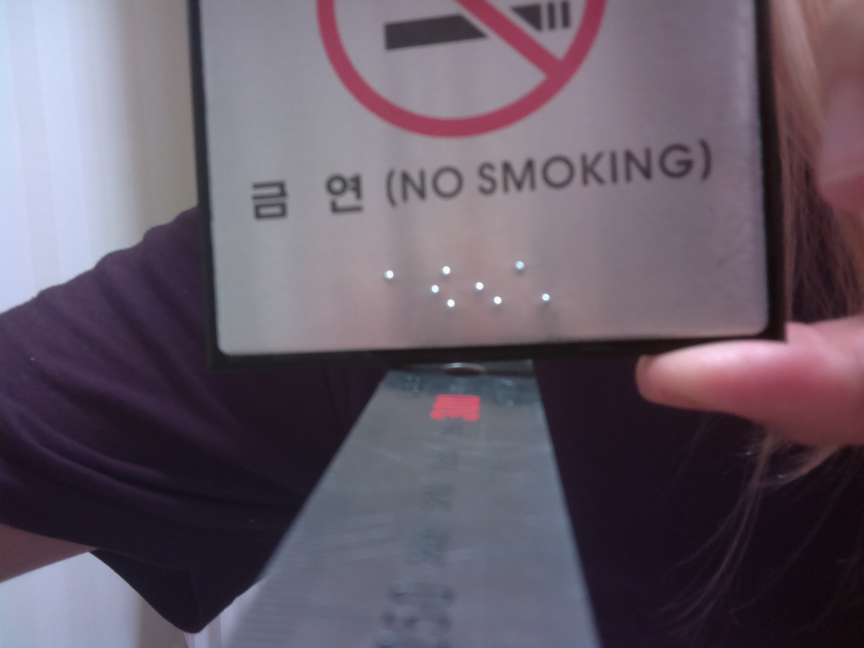
#> input picture data/f.jpg, 2592 x 1944 px (shown at 1/3 size)
$ python center_distance_6.py
#> lines starting #> are read from the running program, lines starting #| are printed output that depends on the picture; after the words box and inside, x2 and y2 are one past the last pixel; in counts of white or black regions, pixels touching at a corner belong together
import numpy as np
import cv2 as cv
import matplotlib.pyplot as plt
import math
from collections import Counter

# [12 lines of commented-out code are left out]
img = cv.imread('./data/f.jpg', cv.IMREAD_GRAYSCALE)
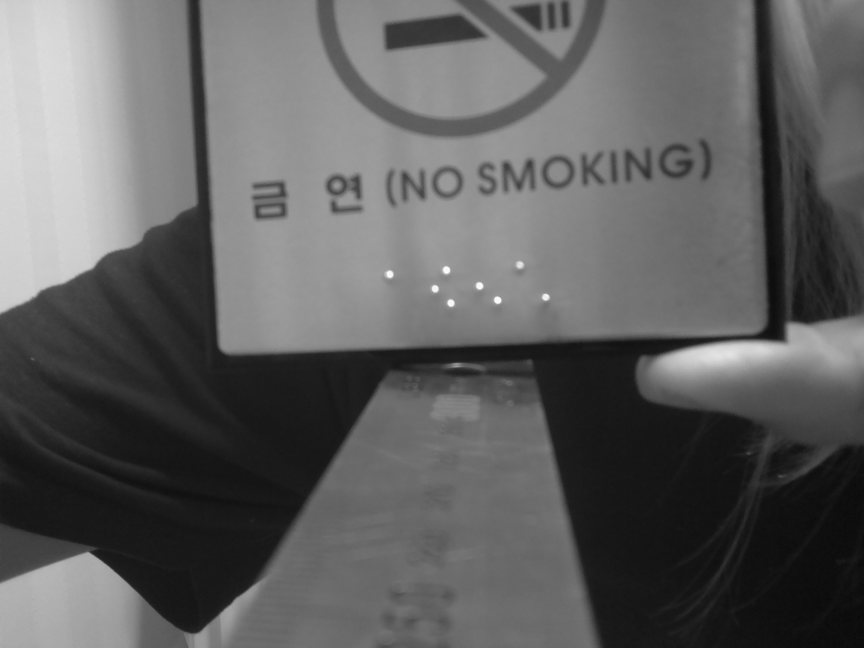
#> img: shape (1944, 2592) (shown at 1/3 size); min 4, max 250, mean 95.8


# [6 lines of commented-out code are left out]
img_2 = cv.imread('./data/f.jpg')
#> img_2 is the input picture: shape (1944, 2592, 3); mean B, G, R 104.1, 91.1, 101.9

# 컨투어 영역의 넓이 중 최빈값으 구하기 위한 배
compare_area = []

yuv = cv.cvtColor(img_2, cv.COLOR_BGR2YUV)
#> yuv: shape (1944, 2592, 3); mean of channels 0, 1, 2 95.8, 131.9, 133.3

y = yuv[:, :, 0]

sobel = cv.Sobel(img_2, cv.CV_8U, 1, 0, 3)
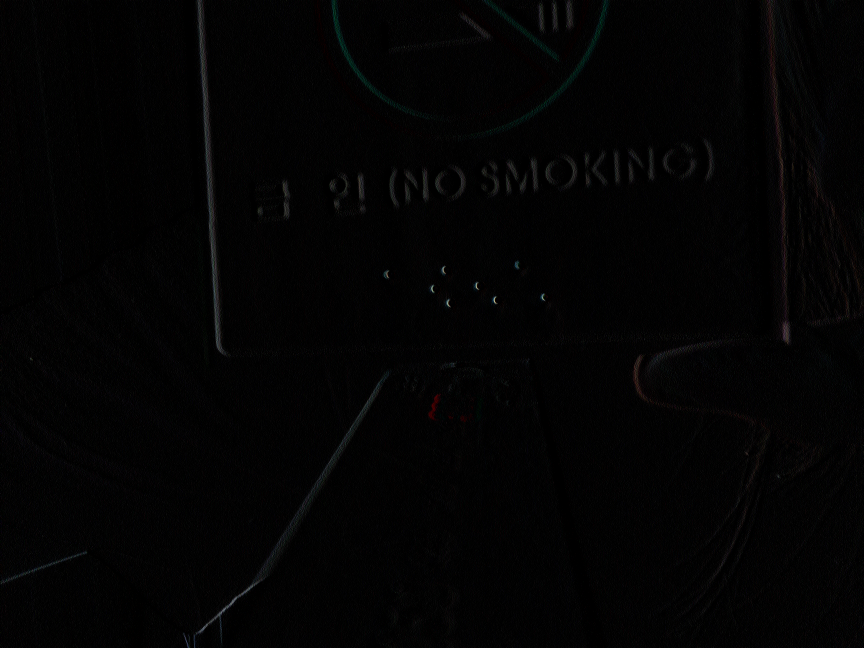
#> sobel: shape (1944, 2592, 3) (shown at 1/3 size); mean B, G, R 3.2, 3.1, 3.2
laplacian = cv.Laplacian(img_2, cv.CV_8U, ksize=3)
canny = cv.Canny(img_2, 10, 255)
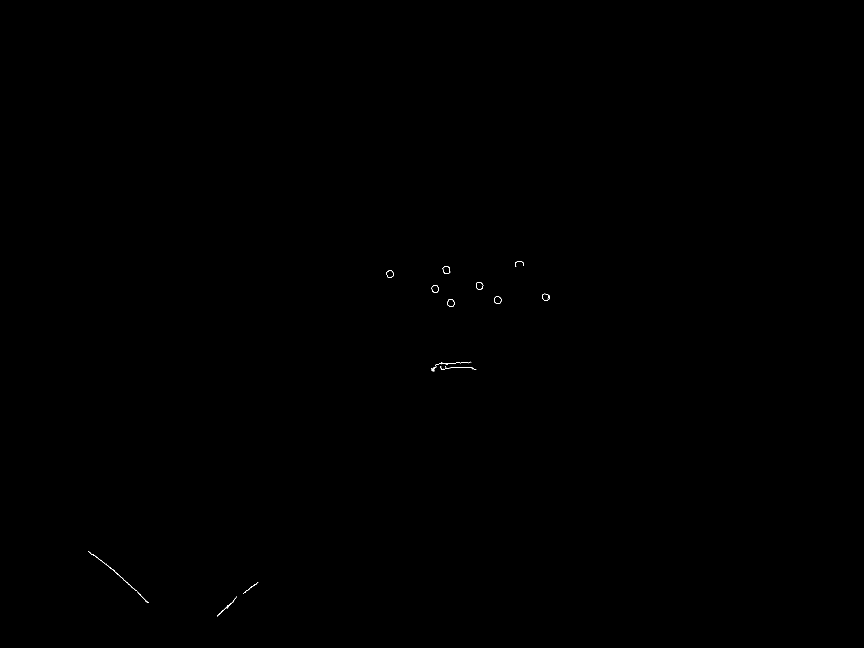
#> canny: shape (1944, 2592) (shown at 1/3 size); 0.03% white in thin lines or dots, all inside (x1, y1, x2, y2) = (264, 783, 1650, 1850)

# sobel 이진 영상으로 변환
# 반전(검->흰, 흰->검)
sobel = 255 - sobel
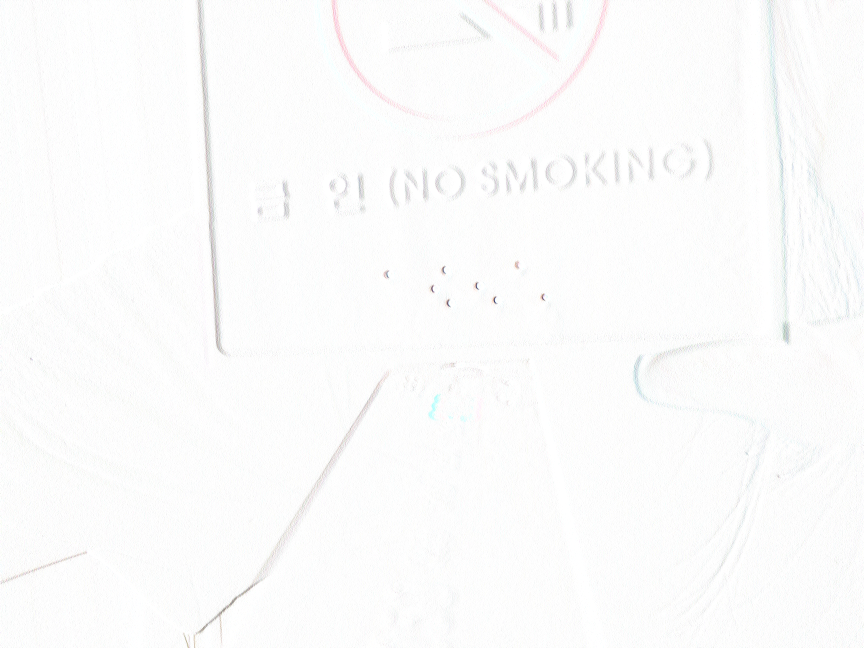
#> sobel: shape (1944, 2592, 3) (shown at 1/3 size); mean B, G, R 251.8, 251.9, 251.8

y = 255 - y
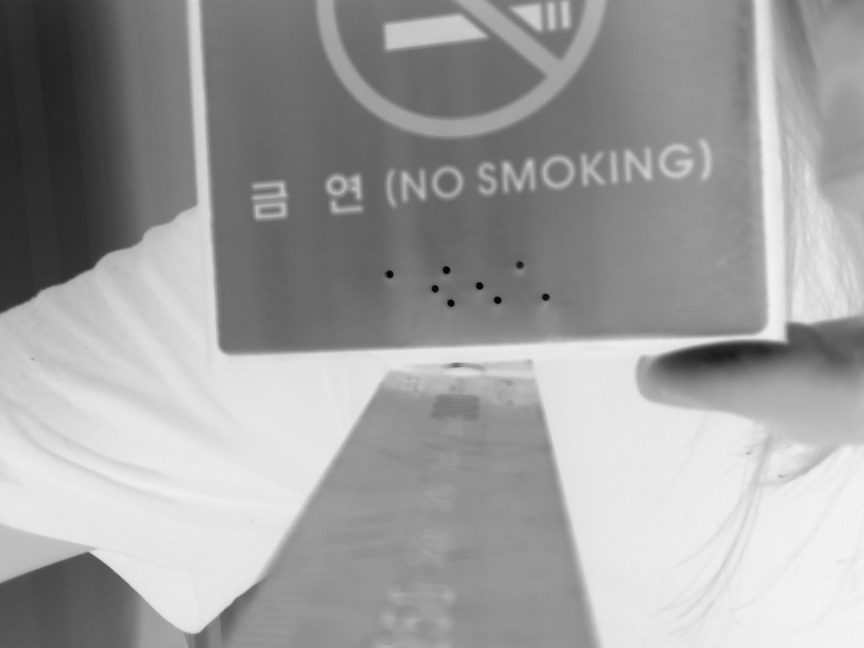
#> y: shape (1944, 2592) (shown at 1/3 size); min 5, max 251, mean 159.2

y2 = yuv

y2[:, :, 0] = yuv[:, :, 0]
y2[:, :, 1] = yuv[:, :, 0]
#> y2: shape (1944, 2592, 3); mean of channels 0, 1, 2 95.8, 95.8, 133.3
y2[:, :, 2] = yuv[:, :, 0]
#> y2: shape (1944, 2592, 3); mean of channels 0, 1, 2 95.8, 95.8, 95.8
sobel = cv.Sobel(y2, cv.CV_8U, 1, 0, 3)
#> sobel: shape (1944, 2592, 3); mean of channels 0, 1, 2 3, 3, 3

#201007_이진 영상에서 점자 검출
ret,thr = cv.threshold(y2,210,255,cv.THRESH_BINARY)
#> thr: shape (1944, 2592, 3); mean of channels 0, 1, 2 7, 7, 7
print(thr.shape)
#| (1944, 2592, 3)

kernel = np.ones((3, 3), np.uint8)
closing = cv.morphologyEx(thr, cv.MORPH_CLOSE, kernel)
#> closing: shape (1944, 2592, 3); mean of channels 0, 1, 2 7.8, 7.8, 7.8

# by 배아랑이_201012
# 이미지의 가장자리 일정 부분은 하얗게 만든다. -> 그림 잘라 버리기
# 그림의 가로세로 길이의 8분의 1 정도만 가장자리를 검게 바꿔준다.
cut_num = [(int)(closing.shape[0]/8), (int)(closing.shape[1]/8)]
#> cut_num = [243, 324]
print(cut_num)
#| [243, 324]
closing[:cut_num[0], :] = 125
#> closing: shape (1944, 2592, 3); mean of channels 0, 1, 2 21.2, 21.2, 21.2
closing[-cut_num[0]:, :] = 125
#> closing: shape (1944, 2592, 3); mean of channels 0, 1, 2 36.8, 36.8, 36.8
closing[:, :cut_num[1]] = 125
#> closing: shape (1944, 2592, 3); mean of channels 0, 1, 2 43.4, 43.4, 43.4
closing[:, -cut_num[1]:] = 125
#> closing: shape (1944, 2592, 3); mean of channels 0, 1, 2 55.1, 55.1, 55.1

contours, _ = cv.findContours(closing[:, :, 0], cv.RETR_TREE, cv.CHAIN_APPROX_NONE)
#> contours = 18 contours, 8 with area under 20; largest, box (x1, y1, x2, y2) and area: (0, 0, 2592, 1944) 5034313, (323, 242, 2269, 1702) 2832477, (1329, 799, 1350, 821) 338, (1483, 890, 1504, 911) 320, (1429, 847, 1449, 868) 314
center=[]
for i in range(len(contours)):
    cnt = contours[i]
    area = cv.contourArea(cnt)
    x, y, w, h = cv.boundingRect(cnt)


    # by 김주희_contour 면적 _200702
    rect_area = w * h
    compare_area.append(rect_area)

    # by 김주희_가로 세로의 비율 _200702
    aspect_ratio = float(w)/h


    # by 김주희_컨투어한 영역의 비율을 보고 사각형을 그림 _200702
    #   점자에 대한 contour를 찾는 과정_가로 세로 비율이 1:1에서 크게 벗어난 것을 제외하고 표시
    if (aspect_ratio > 0.4) and (aspect_ratio < 1.2):
        # 크기가 10픽셀 이하인 것은 모두 없애기._201012
        if (w > 10) :
            # cv.rectangle(closing, (x, y), (x + w, y + h), (0, 255, 0), 2)
            cx = int(x + w/2)
            cy = int(y + h/2)
            mnt = cv.moments(cnt)

            # by 김주희_컨투어한 영역의 중심점이 아닌 사각형의 중심점을 표시함._201012
            cv.circle(closing, (cx, cy), 3, (255, 0, 0), -1)
            center.append([cx, cy])
#> this loop made 18 passes
#> (area, x, y, w, h, rect_area, aspect_ratio, cx) on passes 11 to 18: (311, 1343, 899, 20, 21, 420, 0.952, 1353), (319.5, 1483, 890, 21, 21, 441, 1, 1493), (263, 1627, 882, 20, 19, 380, 1.05, 1637), (295.5, 1296, 856, 19, 21, 399, 0.905, 1305), (314, 1429, 847, 20, 21, 420, 0.952, 1439), (305.5, 1160, 812, 20, 21, 420, 0.952, 1170), (337.5, 1329, 799, 21, 22, 462, 0.955, 1339), (200.5, 1552, 786, 17, 18, 306, 0.944, 1560)
#> (area, x, y, w, h, rect_area, aspect_ratio) on passes 1 to 2: (5034313, 0, 0, 2592, 1944, 5038848, 1.33), (2832477, 323, 242, 1946, 1460, 2841160, 1.33)
#> closing: shape (1944, 2592, 3); mean of channels 0, 1, 2 55.1, 55.1, 55.1
#> after the loop, center = [[1353, 909], [1493, 900], [1637, 891], [1305, 866], [1439, 857], [1170, 822], [1339, 810], [1560, 795]]; compare_area = [5038848, 2841160, 1, 1, 6, 1, 1, 9, 8, 1, 420, 441, 380, 399, 420, 420, 462, 306]


# by 김주희_점자 중 가장 처음의 2점 혹은 가장 마지막의 2점에 대한 기울기 _201012
dx = center[-2][0] - center[-1][0]
#> dx = -221
dy = center[-2][1] - center[-1][1]
#> dy = 15

dx2 = center[0][0] - center[2][0]
#> dx2 = -284
dy2 = center[0][1] - center[2][1]
#> dy2 = 18

# by 김주희_두 기울기의 평균으로 회전하기_201019
ave = (math.atan(dy/dx) + math.atan(dy2/dx2)) / 2
#> ave = -0.0655

# by 김주희_ 각도 구하기 _201012
angle = ave * (180.0 / math.pi)
#> angle = -3.75

h, w = closing.shape[:2]
#> h = 1944; w = 2592
M = cv.getRotationMatrix2D((w/2, h/2), angle, 1)
#> M = [[0.998, -0.0655, 66.43], [0.0655, 0.998, -82.78]]
rotation = cv.warpAffine(closing, M,(w, h))
#> rotation: shape (1944, 2592, 3); mean of channels 0, 1, 2 51.1, 51.1, 51.1


ro_center = []
center_x = []
center_y = []
#by 김주희_회전된 이미지로 다시 중심 , 컨투어영역 찾기 _201019
contours, _ = cv.findContours(rotation[:, :, 0], cv.RETR_TREE, cv.CHAIN_APPROX_NONE)
#> contours = 12 contours, 2 with area under 20; largest, box (x1, y1, x2, y2) and area: (0, 0, 2592, 1944) 4875008, (278, 180, 2314, 1764) 2828848, (1339, 802, 1361, 825) 378, (1487, 902, 1509, 925) 358, (1435, 856, 1457, 878) 352
for i in range(len(contours)):
    cnt = contours[i]
    area = cv.contourArea(cnt)
    x, y, w, h = cv.boundingRect(cnt)


    # by 김주희_contour 면적 _200702
    rect_area = w * h
    compare_area.append(rect_area)

    # by 김주희_가로 세로의 비율 _200702
    aspect_ratio = float(w)/h


    # by 김주희_컨투어한 영역의 비율을 보고 사각형을 그림 _200702
    #   점자에 대한 contour를 찾는 과정_가로 세로 비율이 1:1에서 크게 벗어난 것을 제외하고 표시
    if (aspect_ratio > 0.4) and (aspect_ratio < 1.2):
        # 크기가 10픽셀 이하인 것은 모두 없애기._201012
        if (w > 10) :
            cv.rectangle(rotation, (x, y), (x + w, y + h), (0, 255, 0), 2)
            cx = int(x + w/2)
            cy = int(y + h/2)
            mnt = cv.moments(cnt)

            # by 김주희_컨투어한 영역의 중심점이 아닌 사각형의 중심점을 표시함._201012
            cv.circle(rotation, (cx, cy), 3, (255, 0, 0), -1)
            ro_center.append([cx, cy])
            center_x.append(cx)
            center_y.append(cy)
#> this loop made 12 passes
#> (area, x, y, w, h, rect_area, aspect_ratio, cx) on passes 5 to 12: (300, 1631, 904, 21, 20, 420, 1.05, 1641), (358, 1487, 902, 22, 23, 506, 0.957, 1498), (352, 1346, 902, 22, 23, 506, 0.957, 1357), (352.5, 1435, 856, 22, 22, 484, 1, 1446), (333.5, 1302, 856, 21, 23, 483, 0.913, 1312), (234, 1562, 803, 19, 19, 361, 1, 1571), (345.5, 1169, 803, 22, 23, 506, 0.957, 1180), (378.5, 1339, 802, 22, 23, 506, 0.957, 1350)
#> (area, x, y, w, h, rect_area, aspect_ratio) on passes 1 to 2: (4875007.5, 0, 0, 2592, 1944, 5038848, 1.33), (2828848, 278, 180, 2036, 1584, 3225024, 1.29)
#> rotation: shape (1944, 2592, 3); mean of channels 0, 1, 2 51.1, 51.2, 51.1
#> after the loop, center_x = [1641, 1498, 1357, 1446, 1312, 1571, 1180, 1350]; center_y = [914, 913, 913, 867, 867, 812, 814, 813]; compare_area = 30 values, max 5038848 at index 0, min 1 at index 2, mean 538365.1; ro_center = [[1641, 914], [1498, 913], [1357, 913], [1446, 867], [1312, 867], [1571, 812], [1180, 814], [1350, 813]]


#by 김주희_중심의 x값을 오름차순으로 정렬  _201019
center_x.sort()

diff = 0
count = 0
sum = 0
count_x = 0
sum_x = 0
hline = []
vline = []

# by 김주희_ 거리를 구할 때 인덱스오류가 나서 하나 더 대입해줌 - 영향 없음_201019
center_y.append(0)
center_x.append(0)
center_y.insert(0, 0)
center_x.insert(0, 0)

print("추가한 center_x : ", center_x)
#| 추가한 center_x :  [0, 1180, 1312, 1350, 1357, 1446, 1498, 1571, 1641, 0]
# by 김주희_y값 기준 만약에 center의 거리가 30px이하이면 카운트 해주고, 값을 더해준다. (나중에 평균 구할 예정) _201019
for i in range(len(center_y)-1):
    # by 김주희_x 값 평균 구하기_201019
    if abs(center_x[i+1] - center_x[i]) >= 20:
        if (i != 0) :
            count_x = count_x + 1
            sum_x = sum_x + center_x[i]
            vline.append(int(sum_x/count_x))
        count_x = 0
        sum_x = 0
    else:
        count_x = count_x + 1
        sum_x = sum_x + center_x[i]
        print("sum_x : ", sum_x)
        print("count_x : ", count_x)

    # by 김주희_y 값 평균 구하기_201019
    if abs(center_y[i+1] - center_y[i]) >= 30:
        if (i != 0) :
            count = count + 1
            sum = sum + center_y[i]
            hline.append(int(sum/count))
        count = 0
        sum = 0
    else:
        count = count + 1
        sum = sum + center_y[i]
        print("sum : ", sum)
        print("count : ", count)
#> this loop made 9 passes
#| sum :  914
#| count :  1
#| sum :  1827
#| count :  2
#| sum_x :  1350
#| count_x :  1
#| sum :  867
#| count :  1
#| sum :  812
#| count :  1
#> (further printed lines are left out)
#> after the loop, hline = [913, 867, 813]; vline = [1180, 1312, 1353, 1446, 1498, 1571, 1641]

print("hline", hline)
#| hline [913, 867, 813]
print("vline", vline)
#| vline [1180, 1312, 1353, 1446, 1498, 1571, 1641]

# plt.subplot(221)
plt.subplot(121)
plt.imshow(rotation, cmap='gray')
plt.title('roatate')
plt.axis('off')

# by 김주희_ 근접한 y값들의 평균을 구해서 수직선 그리기._201019
for i in range(len(hline)):
    plt.hlines(hline[i], 0, 2592, colors='pink', linewidth=1)
#> this loop made 3 passes

for i in range(len(vline)):
    plt.vlines(vline[i], 0, 1944, colors='pink', linewidth=1)
#> this loop made 7 passes


plt.subplot(122)
plt.imshow(closing)
plt.title('closing')
plt.axis('off')

plt.hlines(center[0][1], 0, 2592, colors='pink', linewidth=1)

# [24 lines of commented-out code are left out]

plt.show()
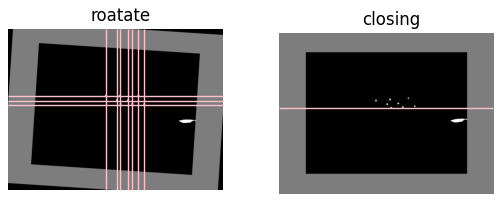
#> figure drawn by matplotlib, 2 panels

$ run again, with data/smoking.png saved as data/f.jpg
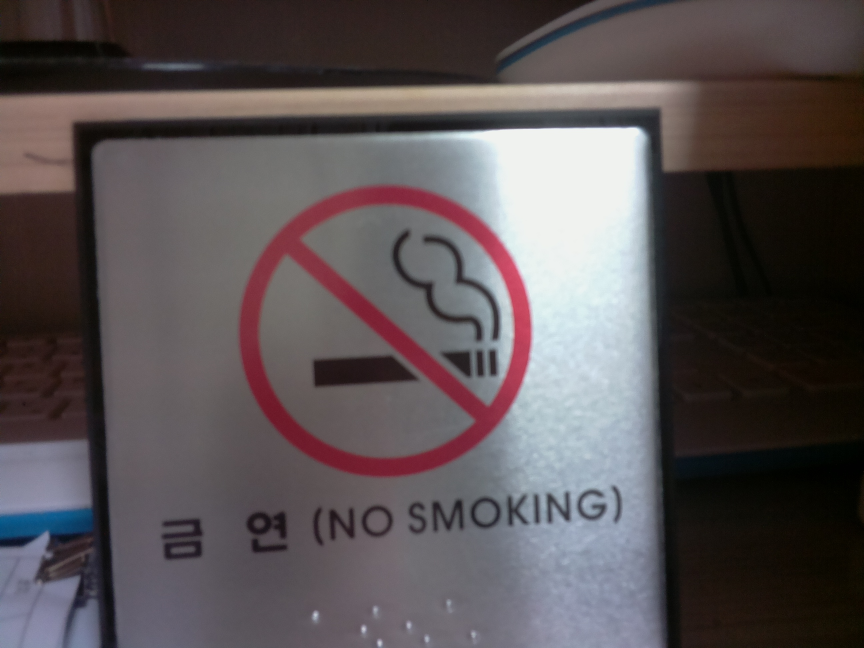
#> input picture data/smoking.png, 2592 x 1944 px (shown at 1/3 size)
#> img_2 is the input picture: shape (1944, 2592, 3); mean B, G, R 84.4, 82.5, 89.9
#> yuv: shape (1944, 2592, 3); mean of channels 0, 1, 2 84.9, 127.8, 132.4
#> canny: shape (1944, 2592); 0.01% white in thin lines or dots, all inside (x1, y1, x2, y2) = (1458, 381, 1921, 395)
#> `y = 255 - y`:
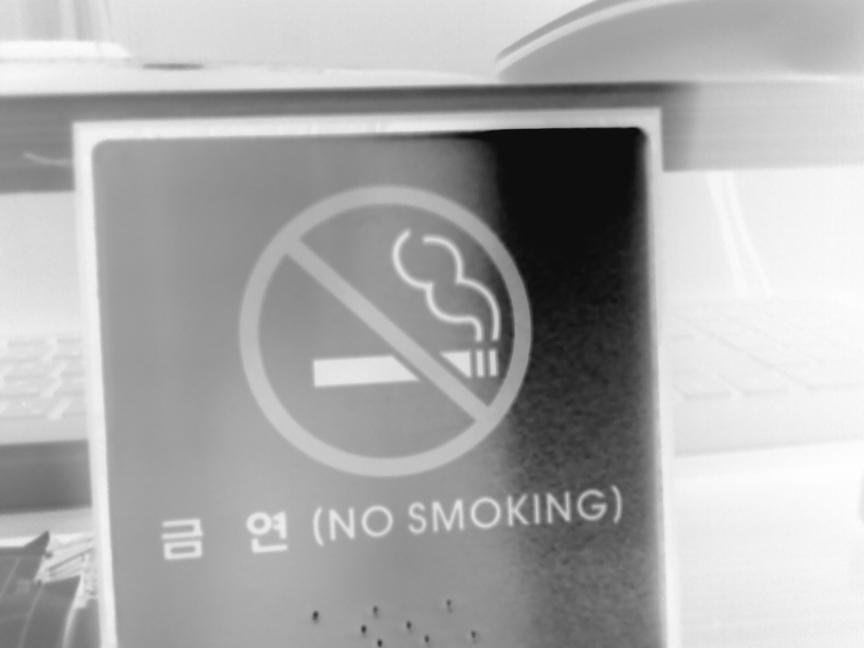
#> y: shape (1944, 2592) (shown at 1/3 size); min 11, max 255, mean 170.1
#> thr: shape (1944, 2592, 3); mean of channels 0, 1, 2 13.3, 13.3, 13.3
#| (1944, 2592, 3)
#| [243, 324]
#> `contours, _ = cv.findContours(closing[:, :, 0], cv.RETR_TREE, cv.CHAIN..`: contours = 155 contours, 131 with area under 20; largest, box (x1, y1, x2, y2) and area: (0, 0, 2592, 1944) 5034313, (323, 242, 2269, 1702) 2837753, (1358, 383, 1926, 1183) 264722, (1646, 1071, 1685, 1105) 496, (1614, 1094, 1643, 1124) 480
#> the loop `for i in range(len(contours)):` made 155 passes
#> (area, x, y, w, h, rect_area, aspect_ratio, cx) on passes 41, 54, 94, 105, 128, 132, 135, 138: (75.5, 1741, 1146, 14, 13, 182, 1.08, 1748), (273, 1577, 1119, 22, 28, 616, 0.786, 1588), (132.5, 1507, 895, 18, 21, 378, 0.857, 1516), (115, 1500, 864, 16, 20, 320, 0.8, 1508), (264721.5, 1358, 383, 568, 800, 454400, 0.71, 1642), (101.5, 1677, 1108, 14, 13, 182, 1.08, 1684), (479.5, 1614, 1094, 29, 30, 870, 0.967, 1628), (113, 1727, 1093, 14, 13, 182, 1.08, 1734)
#> after the loop `for i in range(len(contours)):`: center = [[1748, 1152], [1588, 1133], [1516, 905], [1508, 874], [1642, 783], [1684, 1114], [1628, 1109], [1734, 1099], [1693, 1092], [1665, 1088]]; compare_area = 155 values, max 5038848 at index 0, min 1 at index 2, mean 53821.2
#> dx = 28
#> dy = 4
#> dx2 = 232
#> dy2 = 247
#> ave = 0.479
#> angle = 27.46
#> M = [[0.887, 0.461, -302.2], [-0.461, 0.887, 707.2]]
#> `contours, _ = cv.findContours(rotation[:, :, 0], cv.RETR_TREE, cv.CHAI..`: contours = 131 contours, 106 with area under 20; largest, box (x1, y1, x2, y2) and area: (1007, 0, 2592, 1944) 717484, (0, 0, 1586, 1944) 717318, (1090, 167, 1847, 980) 267196, (1696, 965, 1735, 1002) 434, (1642, 926, 1664, 958) 396
#> the loop `for i in range(len(contours)):` made 131 passes
#> (area, x, y, w, h, rect_area, aspect_ratio, cx) on passes 8, 12, 13, 18: (146.5, 1797, 998, 18, 16, 288, 1.12, 1806), (117.5, 1669, 990, 19, 17, 323, 1.12, 1678), (238.5, 1760, 977, 20, 26, 520, 0.769, 1770), (331, 1620, 968, 20, 29, 580, 0.69, 1630)
#| 추가한 center_x :  [0, 793, 1439, 1459, 1468, 1480, 1518, 1630, 1653, 1668, 1678, 1687, 1715, 1770, 1799, 1806, 0]
#> the loop `for i in range(len(center_y)-1):` made 16 passes
#| sum :  1006
#| count :  1
#| sum :  2004
#| count :  2
#| sum_x :  1459
#| count_x :  1
#> (further printed lines are left out)
#| hline [991, 890, 807, 573, 942, 904, 972]
#| vline [793, 1439, 1469, 1518, 1630, 1671, 1715, 1770, 1802]
#> the loop `for i in range(len(hline)):` made 7 passes
#> the loop `for i in range(len(vline)):` made 9 passes
#> `plt.show()`:
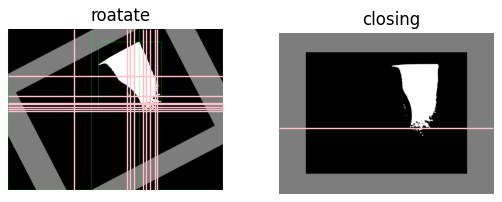
#> figure drawn by matplotlib, 2 panels
